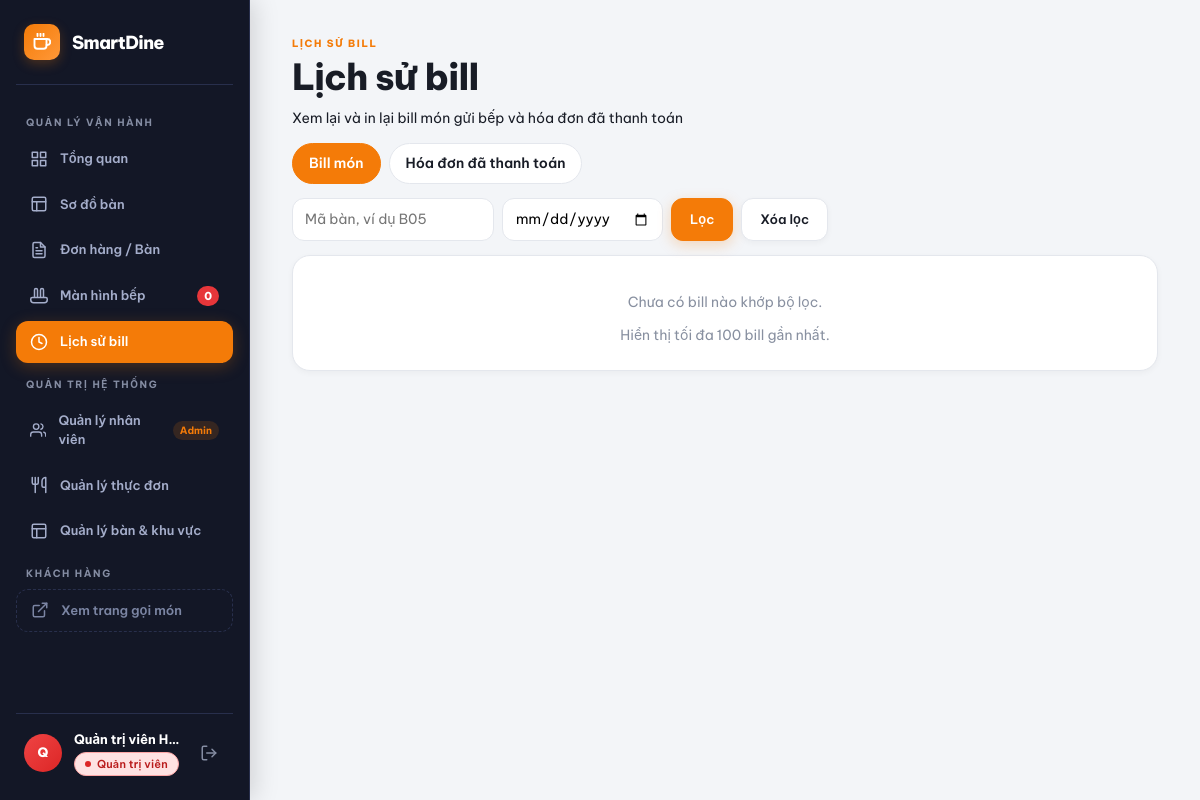
The app's page /index.php?page=bills (signed in), older data.
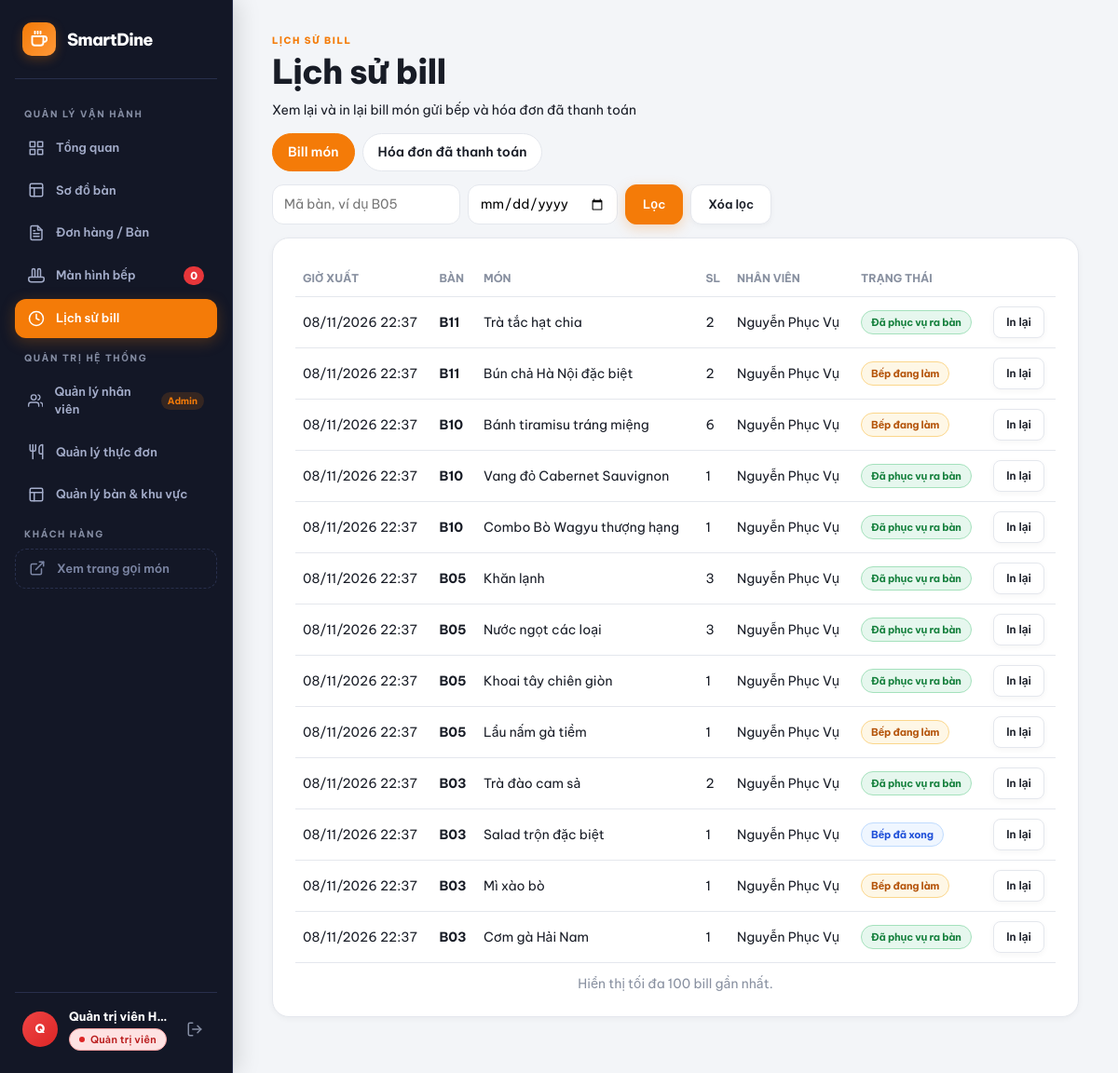
The same page, newer data.
### tables this page shows
CREATE TABLE `order_items` (
  `id` int(11) NOT NULL AUTO_INCREMENT,
  `order_id` int(11) NOT NULL,
  `item_name` varchar(100) NOT NULL,
  `unit_price` int(11) NOT NULL,
  `qty` int(11) NOT NULL DEFAULT 1,
  `note` varchar(255) DEFAULT NULL,
  `status` enum('unsent','pending','cooking','done','served','cancelled') NOT NULL DEFAULT 'unsent',
  `sent_by` int(11) DEFAULT NULL,
  `sent_at` datetime DEFAULT NULL,
  `cancelled_at` datetime DEFAULT NULL,
  `created_at` datetime DEFAULT current_timestamp(),
  PRIMARY KEY (`id`),
  KEY `idx_items_order` (`order_id`),
  CONSTRAINT `fk_items_order` FOREIGN KEY (`order_id`) REFERENCES `orders` (`id`) ON DELETE CASCADE
);

CREATE TABLE `orders` (
  `id` int(11) NOT NULL AUTO_INCREMENT,
  `table_code` varchar(10) NOT NULL,
  `status` enum('open','paid') NOT NULL DEFAULT 'open',
  `created_at` datetime DEFAULT current_timestamp(),
  PRIMARY KEY (`id`),
  KEY `idx_orders_table` (`table_code`,`status`)
);

CREATE TABLE `users` (
  `id` int(11) NOT NULL AUTO_INCREMENT,
  `username` varchar(50) NOT NULL,
  `password` varchar(255) NOT NULL,
  `fullname` varchar(100) NOT NULL,
  `role` enum('admin','staff','kitchen') NOT NULL DEFAULT 'staff',
  `phone` varchar(20) DEFAULT NULL,
  `email` varchar(100) DEFAULT NULL,
  `status` enum('active','inactive') NOT NULL DEFAULT 'active',
  `last_login` datetime DEFAULT NULL,
  `created_at` datetime DEFAULT current_timestamp(),
  `updated_at` datetime DEFAULT current_timestamp() ON UPDATE current_timestamp(),
  PRIMARY KEY (`id`),
  UNIQUE KEY `username` (`username`),
  KEY `idx_role` (`role`),
  KEY `idx_status` (`status`),
  KEY `idx_username` (`username`)
);

### includes/http.php (called while the page is built, shortened)
<?php
function escapeHtml($value): string {
    return htmlspecialchars((string) $value, ENT_QUOTES, 'UTF-8');
}

### includes/bills.php (called while the page is built, shortened)
<?php
function normalizeBillDate(?string $date): string {
    return $date !== null && preg_match('/^\d{4}-\d{2}-\d{2}$/', $date) ? $date : '';
}
function fetchItemBills(PDO $pdo, string $tableCode, string $date): array {
    $where  = ['i.`sent_at` IS NOT NULL'];
    $params = [];
    $stmt = $pdo->prepare('
        SELECT i.`id`, i.`item_name`, i.`qty`, i.`note`, i.`status`, i.`sent_at`, o.`table_code`, u.`fullname`
        FROM `order_items` i
        JOIN `orders` o ON o.`id` = i.`order_id`
        LEFT JOIN `users` u ON u.`id` = i.`sent_by`
        WHERE ' . implode(' AND ', $where) . '
        ORDER BY i.`sent_at` DESC, i.`id` DESC
        LIMIT ' . BILLS_LIST_LIMIT);
    $stmt->execute($params);
    return array_map(static fn(array $row): array => [
        'id'        => (int) $row['id'],
        'table'     => $row['table_code'],
        'name'      => $row['item_name'],
        'qty'       => (int) $row['qty'],
        'note'      => (string) $row['note'],
        'status'    => $row['status'],
        'staff'     => $row['fullname'] ?? 'Không rõ',
        'sent_at'   => date('d/m/Y H:i', strtotime($row['sent_at'])),
    ], $stmt->fetchAll());
}

### pages/bills.php (the view, shortened to what this page needs)
<?php
require_once __DIR__ . '/../includes/bills.php';
require_once __DIR__ . '/../includes/http.php';
$canSeeInvoices = canRoleAccessPage(currentRole(), 'payment');
$tab            = ($_GET['tab'] ?? 'items') === 'invoices' && $canSeeInvoices ? 'invoices' : 'items';
$tableCode      = trim((string) ($_GET['table'] ?? ''));
$tableCode      = preg_match('/^[A-Za-z0-9]{1,10}$/', $tableCode) ? strtoupper($tableCode) : '';
$date           = normalizeBillDate($_GET['date'] ?? null);
$rows  = [];
try {
    $pdo  = getOrdersDb();
    $rows = $tab === 'items' ? fetchItemBills($pdo, $tableCode, $date) : fetchInvoiceList($pdo, $tableCode, $date);
} catch (RuntimeException | PDOException $e) {
    error_log('bills page: ' . $e->getMessage());
    $error = 'Không tải được lịch sử bill, vui lòng thử lại.';
}
$statusLabels = ORDER_ITEM_STATUSES;
?>
<section class="page-heading">
  <span class="eyebrow">LỊCH SỬ BILL</span>
  <h1>Lịch sử bill</h1>
  <p>Xem lại và in lại bill món gửi bếp<?= $canSeeInvoices ? ' và hóa đơn đã thanh toán' : '' ?></p>
</section>
<div class="bills-tabs">
  <a class="<?= $tab === 'items' ? 'active' : '' ?>" href="index.php?page=bills&tab=items">Bill món</a>
  <?php if ($canSeeInvoices): ?>
    <a class="<?= $tab === 'invoices' ? 'active' : '' ?>" href="index.php?page=bills&tab=invoices">Hóa đơn đã thanh toán</a>
  <?php endif; ?>
</div>
<form class="bills-filter" method="get" action="index.php">
  <input type="text" name="table" value="<?= escapeHtml($tableCode) ?>" placeholder="Mã bàn, ví dụ B05" maxlength="10" aria-label="Mã bàn">
  <input type="date" name="date" value="<?= escapeHtml($date) ?>" aria-label="Ngày">
  <button class="btn" type="submit">Lọc</button>
  <a class="btn btn-outline" href="index.php?page=bills&tab=<?= escapeHtml($tab) ?>">Xóa lọc</a>
</form>
<section class="panel bills-panel">
  <?php if ($rows === []): ?>
    <p class="muted bills-empty">Chưa có bill nào khớp bộ lọc.</p>
  <?php elseif ($tab === 'items'): ?>
    <table class="bills-table">
      <thead><tr><th>Giờ xuất</th><th>Bàn</th><th>Món</th><th>SL</th><th>Nhân viên</th><th>Trạng thái</th><th></th></tr></thead>
      <tbody>
        <?php foreach ($rows as $row): ?>
          <tr>
            <td><?= escapeHtml($row['sent_at']) ?></td>
            <td><b><?= escapeHtml($row['table']) ?></b></td>
            <td><?= escapeHtml($row['name']) ?><?= $row['note'] !== '' ? '<small class="bills-note">' . escapeHtml($row['note']) . '</small>' : '' ?></td>
            <td><?= $row['qty'] ?></td>
            <td><?= escapeHtml($row['staff']) ?></td>
            <td><span class="status status-<?= escapeHtml($statusLabels[$row['status']]['class']) ?>"><?= escapeHtml($statusLabels[$row['status']]['label']) ?></span></td>
            <td>
              <?php if ($row['status'] !== 'cancelled'): ?>
                <button class="btn btn-small btn-outline" type="button" data-bill-print="<?= $row['id'] ?>">In lại</button>
              <?php endif; ?>
            </td>
          </tr>
        <?php endforeach; ?>
      </tbody>
    </table>
  <?php endif; ?>
  <p class="muted bills-limit">Hiển thị tối đa <?= BILLS_LIST_LIMIT ?> bill gần nhất.</p>
</section>

Row changes from the older to the newer data that the page shows:
added order_items: sent_at "08/11/2026 22:37", order.table_code "B11", item_name "Trà tắc hạt chia", qty "2", users.fullname "Nguyễn Phục Vụ", status "Đã phục vụ ra bàn"
added order_items: sent_at "08/11/2026 22:37", order.table_code "B11", item_name "Bún chả Hà Nội đặc biệt", qty "2", users.fullname "Nguyễn Phục Vụ", status "Bếp đang làm"
added order_items: sent_at "08/11/2026 22:37", order.table_code "B10", item_name "Bánh tiramisu tráng miệng", qty "6", users.fullname "Nguyễn Phục Vụ", status "Bếp đang làm"
added order_items: sent_at "08/11/2026 22:37", order.table_code "B10", item_name "Vang đỏ Cabernet Sauvignon", qty "1", users.fullname "Nguyễn Phục Vụ", status "Đã phục vụ ra bàn"
added order_items: sent_at "08/11/2026 22:37", order.table_code "B10", item_name "Combo Bò Wagyu thượng hạng", qty "1", users.fullname "Nguyễn Phục Vụ", status "Đã phục vụ ra bàn"
added order_items: sent_at "08/11/2026 22:37", order.table_code "B05", item_name "Khăn lạnh", qty "3", users.fullname "Nguyễn Phục Vụ", status "Đã phục vụ ra bàn"
added order_items: sent_at "08/11/2026 22:37", order.table_code "B05", item_name "Nước ngọt các loại", qty "3", users.fullname "Nguyễn Phục Vụ", status "Đã phục vụ ra bàn"
added order_items: sent_at "08/11/2026 22:37", order.table_code "B05", item_name "Khoai tây chiên giòn", qty "1", users.fullname "Nguyễn Phục Vụ", status "Đã phục vụ ra bàn"
added order_items: sent_at "08/11/2026 22:37", order.table_code "B05", item_name "Lẩu nấm gà tiềm", qty "1", users.fullname "Nguyễn Phục Vụ", status "Bếp đang làm"
added order_items: sent_at "08/11/2026 22:37", order.table_code "B03", item_name "Trà đào cam sả", qty "2", users.fullname "Nguyễn Phục Vụ", status "Đã phục vụ ra bàn"
added order_items: sent_at "08/11/2026 22:37", order.table_code "B03", item_name "Salad trộn đặc biệt", qty "1", users.fullname "Nguyễn Phục Vụ", status "Bếp đã xong"
added order_items: sent_at "08/11/2026 22:37", order.table_code "B03", item_name "Mì xào bò", qty "1", users.fullname "Nguyễn Phục Vụ", status "Bếp đang làm"
added order_items: sent_at "08/11/2026 22:37", order.table_code "B03", item_name "Cơm gà Hải Nam", qty "1", users.fullname "Nguyễn Phục Vụ", status "Đã phục vụ ra bàn"
Text that changed along with them:
text no longer shown: "Chưa có bill nào khớp bộ lọc."
text now shown: "GIỜ XUẤT BÀN MÓN SL NHÂN VIÊN TRẠNG THÁI"
